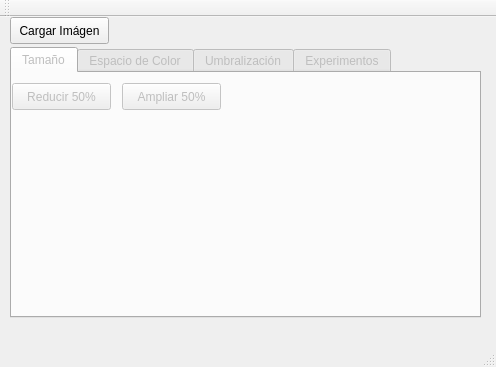
<?xml version="1.0" encoding="UTF-8"?>
<ui version="4.0">
 <class>MainWindow</class>
 <widget class="QMainWindow" name="MainWindow">
  <property name="geometry">
   <rect>
    <x>0</x>
    <y>0</y>
    <width>496</width>
    <height>367</height>
   </rect>
  </property>
  <property name="windowTitle">
   <string>MainWindow</string>
  </property>
  <widget class="QWidget" name="centralWidget">
   <widget class="QPushButton" name="loadImage">
    <property name="geometry">
     <rect>
      <x>10</x>
      <y>0</y>
      <width>99</width>
      <height>27</height>
     </rect>
    </property>
    <property name="text">
     <string>Cargar Imágen</string>
    </property>
   </widget>
   <widget class="QTabWidget" name="tabWidget">
    <property name="enabled">
     <bool>false</bool>
    </property>
    <property name="geometry">
     <rect>
      <x>10</x>
      <y>30</y>
      <width>471</width>
      <height>271</height>
     </rect>
    </property>
    <property name="currentIndex">
     <number>0</number>
    </property>
    <widget class="QWidget" name="tab">
     <attribute name="title">
      <string>Tamaño</string>
     </attribute>
     <widget class="QPushButton" name="reduce">
      <property name="geometry">
       <rect>
        <x>0</x>
        <y>10</y>
        <width>99</width>
        <height>27</height>
       </rect>
      </property>
      <property name="text">
       <string>Reducir 50%</string>
      </property>
     </widget>
     <widget class="QPushButton" name="extend">
      <property name="geometry">
       <rect>
        <x>110</x>
        <y>10</y>
        <width>99</width>
        <height>27</height>
       </rect>
      </property>
      <property name="text">
       <string>Ampliar 50%</string>
      </property>
     </widget>
    </widget>
    <widget class="QWidget" name="tab_2">
     <attribute name="title">
      <string>Espacio de Color</string>
     </attribute>
     <widget class="QComboBox" name="colorFormat">
      <property name="geometry">
       <rect>
        <x>0</x>
        <y>20</y>
        <width>85</width>
        <height>27</height>
       </rect>
      </property>
      <item>
       <property name="text">
        <string>Gray</string>
       </property>
      </item>
      <item>
       <property name="text">
        <string>XYZ</string>
       </property>
      </item>
      <item>
       <property name="text">
        <string>HSV</string>
       </property>
      </item>
      <item>
       <property name="text">
        <string>HLS</string>
       </property>
      </item>
      <item>
       <property name="text">
        <string>LUV</string>
       </property>
      </item>
      <item>
       <property name="text">
        <string>YCrCb</string>
       </property>
      </item>
      <item>
       <property name="text">
        <string>BGR</string>
       </property>
      </item>
     </widget>
     <widget class="QPushButton" name="ColorSpace">
      <property name="geometry">
       <rect>
        <x>100</x>
        <y>20</y>
        <width>141</width>
        <height>27</height>
       </rect>
      </property>
      <property name="text">
       <string>Espacio de Color</string>
      </property>
     </widget>
    </widget>
    <widget class="QWidget" name="tab_3">
     <attribute name="title">
      <string>Umbralización</string>
     </attribute>
     <widget class="QComboBox" name="thresholdType">
      <property name="geometry">
       <rect>
        <x>0</x>
        <y>10</y>
        <width>161</width>
        <height>27</height>
       </rect>
      </property>
      <item>
       <property name="text">
        <string>BINARY</string>
       </property>
      </item>
      <item>
       <property name="text">
        <string>BINARY-INV</string>
       </property>
      </item>
      <item>
       <property name="text">
        <string>TRUNC</string>
       </property>
      </item>
      <item>
       <property name="text">
        <string>TOZERO-INV</string>
       </property>
      </item>
      <item>
       <property name="text">
        <string>TOZERO</string>
       </property>
      </item>
     </widget>
     <widget class="QCheckBox" name="thresholdBW">
      <property name="geometry">
       <rect>
        <x>200</x>
        <y>50</y>
        <width>151</width>
        <height>22</height>
       </rect>
      </property>
      <property name="text">
       <string>Blanco y Negro</string>
      </property>
     </widget>
     <widget class="QLabel" name="thresholdValueLabel">
      <property name="geometry">
       <rect>
        <x>210</x>
        <y>20</y>
        <width>50</width>
        <height>17</height>
       </rect>
      </property>
      <property name="text">
       <string>Umbral</string>
      </property>
     </widget>
     <widget class="QSpinBox" name="thresholdValue">
      <property name="geometry">
       <rect>
        <x>270</x>
        <y>20</y>
        <width>61</width>
        <height>27</height>
       </rect>
      </property>
      <property name="maximum">
       <number>256</number>
      </property>
      <property name="value">
       <number>100</number>
      </property>
     </widget>
     <widget class="QLabel" name="thresholdMaxValueLabel">
      <property name="geometry">
       <rect>
        <x>10</x>
        <y>40</y>
        <width>91</width>
        <height>17</height>
       </rect>
      </property>
      <property name="text">
       <string>Max Value</string>
      </property>
     </widget>
     <widget class="QSpinBox" name="thresholdMaxValue">
      <property name="geometry">
       <rect>
        <x>90</x>
        <y>40</y>
        <width>61</width>
        <height>27</height>
       </rect>
      </property>
      <property name="maximum">
       <number>256</number>
      </property>
      <property name="value">
       <number>256</number>
      </property>
     </widget>
     <widget class="QPushButton" name="umbralizar">
      <property name="geometry">
       <rect>
        <x>340</x>
        <y>50</y>
        <width>121</width>
        <height>27</height>
       </rect>
      </property>
      <property name="text">
       <string>Umbralizar</string>
      </property>
     </widget>
     <widget class="Line" name="line">
      <property name="geometry">
       <rect>
        <x>200</x>
        <y>80</y>
        <width>261</width>
        <height>20</height>
       </rect>
      </property>
      <property name="orientation">
       <enum>Qt::Horizontal</enum>
      </property>
     </widget>
     <widget class="QPushButton" name="umbralAutomatico">
      <property name="geometry">
       <rect>
        <x>310</x>
        <y>110</y>
        <width>151</width>
        <height>27</height>
       </rect>
      </property>
      <property name="text">
       <string>Umbral Automático</string>
      </property>
     </widget>
     <widget class="QComboBox" name="automaticThresholdType">
      <property name="geometry">
       <rect>
        <x>200</x>
        <y>110</y>
        <width>101</width>
        <height>27</height>
       </rect>
      </property>
      <item>
       <property name="text">
        <string>Mean C</string>
       </property>
      </item>
      <item>
       <property name="text">
        <string>Gaussian C</string>
       </property>
      </item>
     </widget>
    </widget>
    <widget class="QWidget" name="tab_4">
     <attribute name="title">
      <string>Experimentos</string>
     </attribute>
     <widget class="QPushButton" name="experiment1">
      <property name="geometry">
       <rect>
        <x>10</x>
        <y>20</y>
        <width>121</width>
        <height>27</height>
       </rect>
      </property>
      <property name="toolTip">
       <string>&lt;html&gt;&lt;head/&gt;&lt;body&gt;&lt;p&gt;Realiza una Umbralización de RGB a Gris, conviertiendo la imagen a Blanco y negro y luego umbralizando o umbralizando primero y luego convirtiendo a Blanco y negro. Los valores usados son los definidos en la pestaña &amp;quot;Umbralización&amp;quot;&lt;/p&gt;&lt;/body&gt;&lt;/html&gt;</string>
      </property>
      <property name="text">
       <string>Experimento 1</string>
      </property>
     </widget>
    </widget>
   </widget>
  </widget>
  <widget class="QMenuBar" name="menuBar">
   <property name="geometry">
    <rect>
     <x>0</x>
     <y>0</y>
     <width>496</width>
     <height>25</height>
    </rect>
   </property>
  </widget>
  <widget class="QToolBar" name="mainToolBar">
   <attribute name="toolBarArea">
    <enum>TopToolBarArea</enum>
   </attribute>
   <attribute name="toolBarBreak">
    <bool>false</bool>
   </attribute>
  </widget>
  <widget class="QStatusBar" name="statusBar"/>
 </widget>
 <layoutdefault spacing="6" margin="11"/>
 <resources/>
 <connections/>
</ui>
